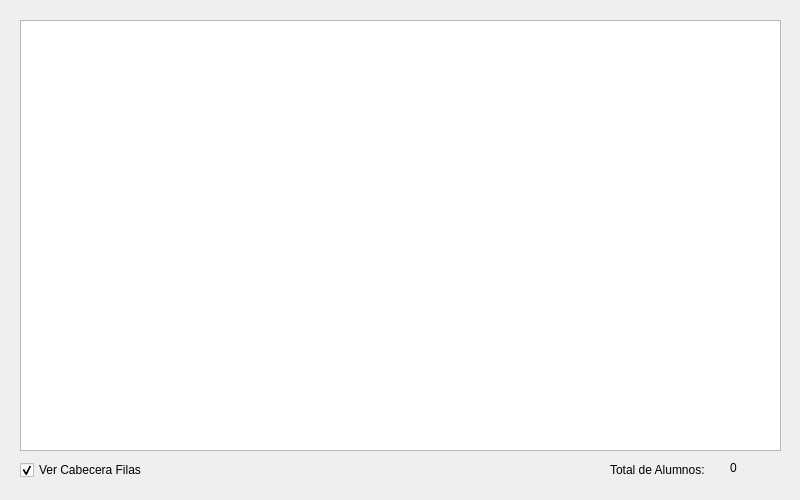
<?xml version="1.0" encoding="UTF-8"?>
<ui version="4.0">
 <class>dlgDemo38</class>
 <widget class="QDialog" name="dlgDemo38">
  <property name="geometry">
   <rect>
    <x>0</x>
    <y>0</y>
    <width>800</width>
    <height>500</height>
   </rect>
  </property>
  <property name="windowTitle">
   <string>Lista de Alumnos con QTableView Personalizado</string>
  </property>
  <widget class="QTableView" name="tblAlumno">
   <property name="geometry">
    <rect>
     <x>20</x>
     <y>20</y>
     <width>761</width>
     <height>431</height>
    </rect>
   </property>
  </widget>
  <widget class="QLabel" name="lblTotalMensaje">
   <property name="geometry">
    <rect>
     <x>610</x>
     <y>460</y>
     <width>111</width>
     <height>20</height>
    </rect>
   </property>
   <property name="text">
    <string>Total de Alumnos:</string>
   </property>
  </widget>
  <widget class="QLabel" name="lblTotalRegistros">
   <property name="geometry">
    <rect>
     <x>730</x>
     <y>460</y>
     <width>55</width>
     <height>16</height>
    </rect>
   </property>
   <property name="text">
    <string>0</string>
   </property>
  </widget>
  <widget class="QCheckBox" name="chkVerCabeceraFilas">
   <property name="geometry">
    <rect>
     <x>20</x>
     <y>460</y>
     <width>141</width>
     <height>20</height>
    </rect>
   </property>
   <property name="text">
    <string>Ver Cabecera Filas</string>
   </property>
   <property name="checked">
    <bool>true</bool>
   </property>
  </widget>
 </widget>
 <resources/>
 <connections/>
</ui>
